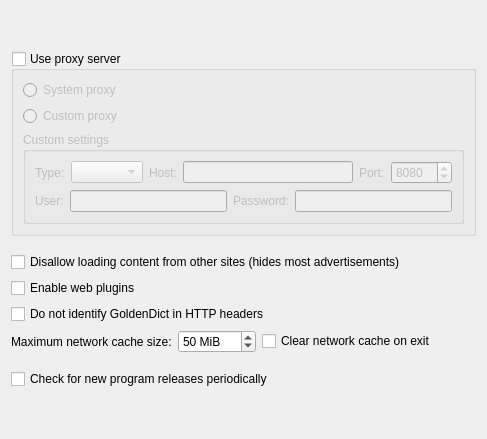
     <widget class="QWidget" name="tab_3">
      <attribute name="icon">
       <iconset resource="resources.qrc">
        <normaloff>:/icons/network.png</normaloff>:/icons/network.png</iconset>
      </attribute>
      <attribute name="title">
       <string>&amp;Network</string>
      </attribute>
      <layout class="QVBoxLayout" name="verticalLayout_9">
       <item>
        <spacer name="verticalSpacer_5">
         <property name="orientation">
          <enum>Qt::Vertical</enum>
         </property>
         <property name="sizeHint" stdset="0">
          <size>
           <width>20</width>
           <height>40</height>
          </size>
         </property>
        </spacer>
       </item>
       <item>
        <widget class="QGroupBox" name="useProxyServer">
         <property name="toolTip">
          <string>Enable if you wish to use a proxy server
for all program's network requests.</string>
         </property>
         <property name="title">
          <string>Use proxy server</string>
         </property>
         <property name="checkable">
          <bool>true</bool>
         </property>
         <property name="checked">
          <bool>false</bool>
         </property>
         <layout class="QVBoxLayout" name="verticalLayout_6">
          <item>
           <widget class="QRadioButton" name="systemProxy">
            <property name="text">
             <string>System proxy</string>
            </property>
           </widget>
          </item>
          <item>
           <widget class="QRadioButton" name="customProxy">
            <property name="text">
             <string>Custom proxy</string>
            </property>
           </widget>
          </item>
          <item>
           <widget class="QGroupBox" name="customSettingsGroup">
            <property name="title">
             <string>Custom settings</string>
            </property>
            <layout class="QVBoxLayout" name="verticalLayout_18">
             <item>
              <layout class="QHBoxLayout" name="horizontalLayout_3">
               <item>
                <widget class="QLabel" name="label">
                 <property name="text">
                  <string>Type:</string>
                 </property>
                </widget>
               </item>
               <item>
                <widget class="QComboBox" name="proxyType"/>
               </item>
               <item>
                <widget class="QLabel" name="label_3">
                 <property name="text">
                  <string>Host:</string>
                 </property>
                </widget>
               </item>
               <item>
                <widget class="QLineEdit" name="proxyHost"/>
               </item>
               <item>
                <widget class="QLabel" name="label_2">
                 <property name="text">
                  <string>Port:</string>
                 </property>
                </widget>
               </item>
               <item>
                <widget class="QSpinBox" name="proxyPort">
                 <property name="maximum">
                  <number>65535</number>
                 </property>
                 <property name="value">
                  <number>8080</number>
                 </property>
                </widget>
               </item>
              </layout>
             </item>
             <item>
              <layout class="QHBoxLayout" name="horizontalLayout_2">
               <item>
                <widget class="QLabel" name="label_4">
                 <property name="text">
                  <string>User:</string>
                 </property>
                </widget>
               </item>
               <item>
                <widget class="QLineEdit" name="proxyUser"/>
               </item>
               <item>
                <widget class="QLabel" name="label_5">
                 <property name="text">
                  <string>Password:</string>
                 </property>
                </widget>
               </item>
               <item>
                <widget class="QLineEdit" name="proxyPassword">
                 <property name="echoMode">
                  <enum>QLineEdit::Password</enum>
                 </property>
                </widget>
               </item>
              </layout>
             </item>
            </layout>
           </widget>
          </item>
         </layout>
        </widget>
       </item>
       <item>
        <spacer name="verticalSpacer_14">
         <property name="orientation">
          <enum>Qt::Vertical</enum>
         </property>
         <property name="sizeType">
          <enum>QSizePolicy::Fixed</enum>
         </property>
         <property name="sizeHint" stdset="0">
          <size>
           <width>20</width>
           <height>10</height>
          </size>
         </property>
        </spacer>
       </item>
       <item>
        <widget class="QCheckBox" name="disallowContentFromOtherSites">
         <property name="toolTip">
          <string>Enabling this would make GoldenDict block most advertisements
by disallowing content (images, frames) not originating from the site
you are browsing. If some site breaks because of this, try disabling this.</string>
         </property>
         <property name="text">
          <string>Disallow loading content from other sites (hides most advertisements)</string>
         </property>
        </widget>
       </item>
       <item>
        <widget class="QCheckBox" name="enableWebPlugins">
         <property name="toolTip">
          <string>Enabling this would allow to listen to sound pronunciations from
online dictionaries that rely on Flash or other web plugins.
Plugin must be installed for this option to work.</string>
         </property>
         <property name="text">
          <string>Enable web plugins</string>
         </property>
        </widget>
       </item>
       <item>
        <widget class="QCheckBox" name="hideGoldenDictHeader">
         <property name="toolTip">
          <string>Some sites detect GoldenDict via HTTP headers and block the requests.
Enable this option to workaround the problem.</string>
         </property>
         <property name="text">
          <string>Do not identify GoldenDict in HTTP headers</string>
         </property>
        </widget>
       </item>
       <item>
        <layout class="QHBoxLayout" name="horizontalLayout_11">
         <item>
          <widget class="QLabel" name="label_20">
           <property name="text">
            <string>Maximum network cache size:</string>
           </property>
          </widget>
         </item>
         <item>
          <widget class="QSpinBox" name="maxNetworkCacheSize">
           <property name="toolTip">
            <string>Maximum disk space occupied by GoldenDict's network cache in
%1
If set to 0 the network disk cache will be disabled.</string>
           </property>
           <property name="suffix">
            <string> MiB</string>
           </property>
           <property name="maximum">
            <number>2000</number>
           </property>
           <property name="value">
            <number>50</number>
           </property>
          </widget>
         </item>
         <item>
          <widget class="QCheckBox" name="clearNetworkCacheOnExit">
           <property name="toolTip">
            <string>When this option is enabled, GoldenDict
clears its network cache from disk during exit.</string>
           </property>
           <property name="text">
            <string>Clear network cache on exit</string>
           </property>
          </widget>
         </item>
         <item>
          <spacer name="horizontalSpacer_15">
           <property name="orientation">
            <enum>Qt::Horizontal</enum>
           </property>
           <property name="sizeHint" stdset="0">
            <size>
             <width>40</width>
             <height>20</height>
            </size>
           </property>
          </spacer>
         </item>
        </layout>
       </item>
       <item>
        <spacer name="verticalSpacer_10">
         <property name="orientation">
          <enum>Qt::Vertical</enum>
         </property>
         <property name="sizeType">
          <enum>QSizePolicy::Fixed</enum>
         </property>
         <property name="sizeHint" stdset="0">
          <size>
           <width>20</width>
           <height>10</height>
          </size>
         </property>
        </spacer>
       </item>
       <item>
        <widget class="QCheckBox" name="checkForNewReleases">
         <property name="toolTip">
          <string>When this is enabled, the program periodically
checks if a new, updated version of GoldenDict
is available for download. If it is so, the program
informs the user about it and prompts to open a
download page.</string>
         </property>
         <property name="text">
          <string>Check for new program releases periodically</string>
         </property>
        </widget>
       </item>
       <item>
        <spacer name="verticalSpacer_3">
         <property name="orientation">
          <enum>Qt::Vertical</enum>
         </property>
         <property name="sizeHint" stdset="0">
          <size>
           <width>20</width>
           <height>39</height>
          </size>
         </property>
        </spacer>
       </item>
      </layout>
     </widget>
